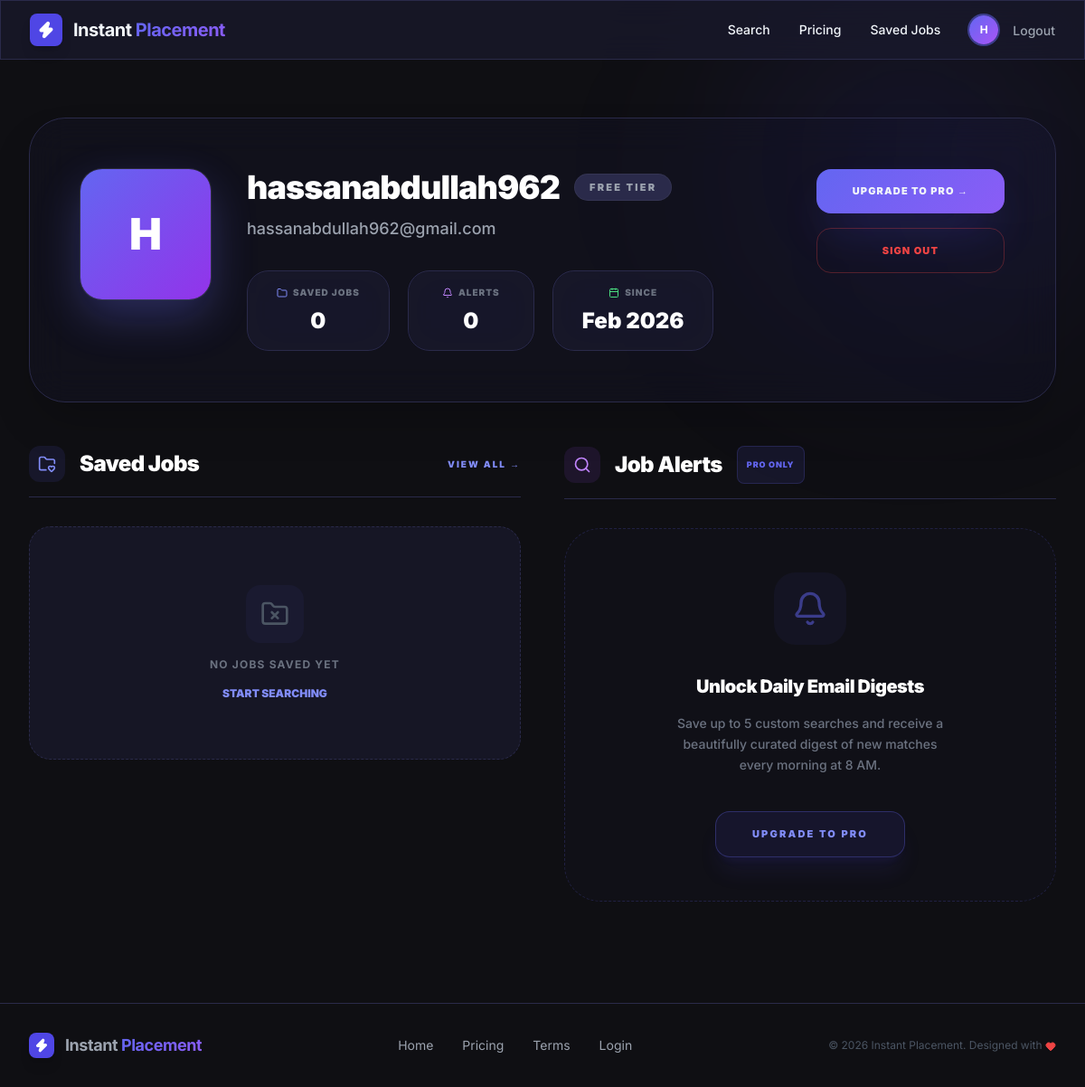
Before: /accounts/profile/ (signed in) with the older database file.
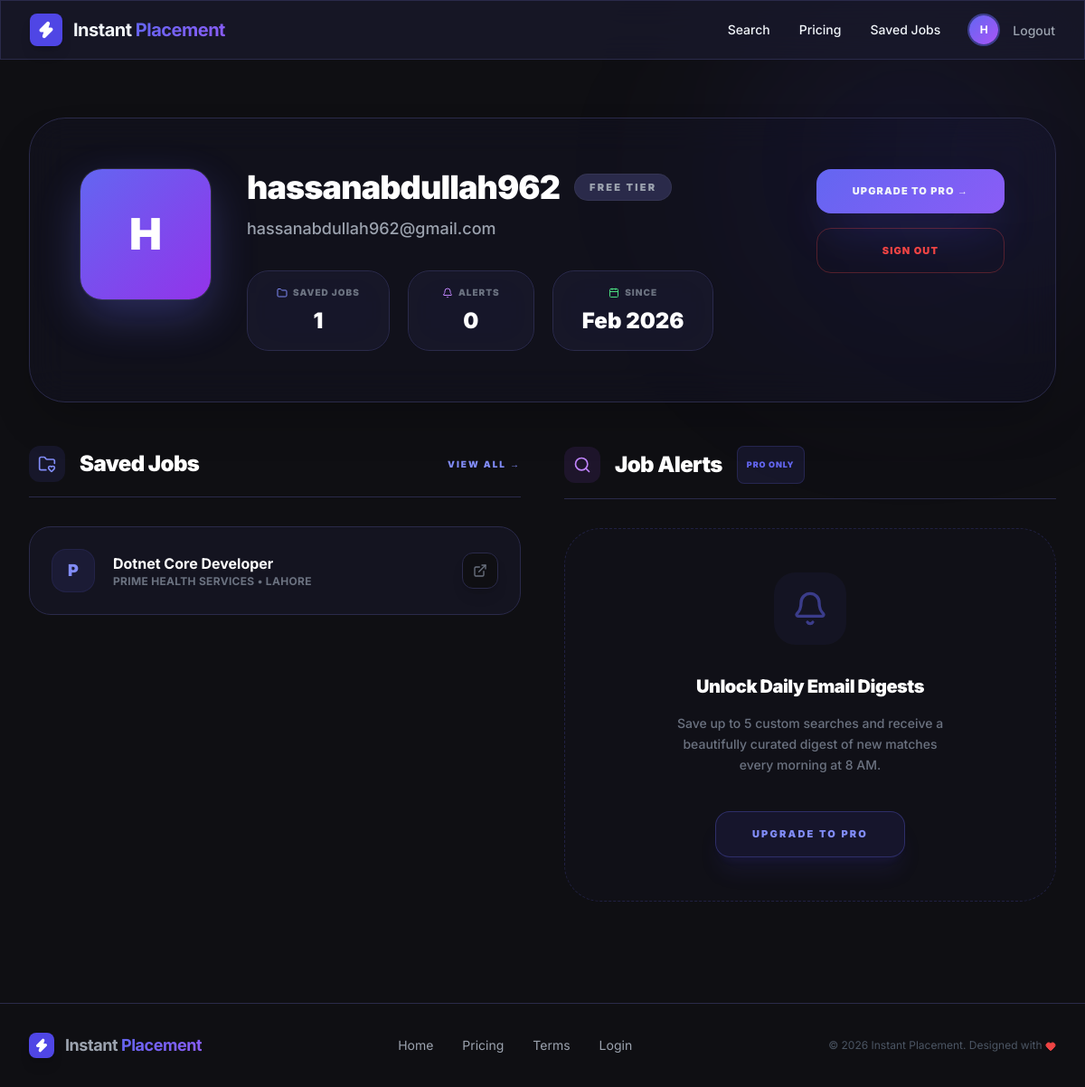
After: the same page with the newer database file.
### jobs/models.py (models this page shows, shortened)
class SavedJob(models.Model):
    user = models.ForeignKey(User, on_delete=models.CASCADE, related_name='saved_jobs')
    job_id = models.CharField(max_length=255)
    title = models.CharField(max_length=255)
    company = models.CharField(max_length=255, blank=True, null=True)
    location = models.CharField(max_length=255, blank=True, null=True)
    url = models.URLField(max_length=1000)
    platform = models.CharField(max_length=100, blank=True, null=True)
    posted_at = models.CharField(max_length=100, blank=True, null=True)
    saved_at = models.DateTimeField(auto_now_add=True)
    class Meta:
        unique_together = ('user', 'job_id')

### accounts/views.py (the view)
# urls.py: path('profile/', views.profile, name='profile'),
@login_required
def profile(request):
    recent_jobs = SavedJob.objects.filter(user=request.user).order_by('-saved_at')[:3]
    return render(request, 'accounts/profile.html', {'recent_jobs': recent_jobs})

### templates/accounts/profile.html (shortened to what the changed rows need)
{% extends 'base.html' %}
{% block content %}
<div class="max-w-7xl mx-auto px-4 sm:px-6 lg:px-8 py-16">
    <div
        class="glass p-10 md:p-14 rounded-[40px] border-[#2a2a4a] mb-12 shadow-2xl relative overflow-hidden bg-[#16162a]/40">
        <div class="flex flex-col md:flex-row items-center md:items-start gap-10">
            <div
                class="w-36 h-36 rounded-3xl bg-gradient-to-br from-indigo-500 to-purple-600 flex items-center justify-center text-white text-5xl font-black shadow-[0_20px_50px_rgba(99,102,241,0.3)] ring-1 ring-white/10 group transform transition-transform hover:rotate-3">
                {{ user.email|slice:":1"|upper }}
            </div>
            <div class="flex-grow text-center md:text-left">
                <div class="flex flex-col md:flex-row md:items-center gap-4 mb-3 justify-center md:justify-start">
                    <h1 class="text-4xl font-black text-white tracking-tight">
                        {{ user.username|default:user.email }}
                    </h1>
                    {% if user.profile.is_pro %}
                    <span
                        class="inline-flex px-4 py-1.5 bg-gradient-to-r from-indigo-500 to-purple-600 rounded-full text-[11px] font-black uppercase tracking-[0.2em] text-white shadow-xl shadow-indigo-600/20 border border-white/10">Pro
                        Member</span>
                    {% else %}
                    <span
                        class="inline-flex px-4 py-1.5 bg-[#2a2a4a] rounded-full text-[11px] font-black uppercase tracking-[0.2em] text-gray-400 border border-white/5">Free
                        Tier</span>
                    {% endif %}
                </div>
                <p class="text-gray-400 text-lg mb-8 font-medium">{{ user.email }}</p>
                <div class="flex flex-wrap gap-5 justify-center md:justify-start">
                    <div
                        class="glass px-8 py-4 rounded-3xl border-[#2a2a4a] text-center min-w-[140px] hover:border-indigo-500/30 transition-colors group">
                        <p
                            class="text-[10px] font-black text-gray-500 uppercase tracking-widest mb-2 flex items-center justify-center">
                            <i data-lucide="folder" class="w-3 h-3 mr-1.5 text-indigo-400"></i>
                            Saved Jobs
                        </p>
                        <p class="text-2xl font-black text-white">{{ user.saved_jobs.count }}</p>
                    </div>
                    <div
                        class="glass px-8 py-4 rounded-3xl border-[#2a2a4a] text-center min-w-[140px] hover:border-indigo-500/30 transition-colors group">
                        <p
                            class="text-[10px] font-black text-gray-500 uppercase tracking-widest mb-2 flex items-center justify-center">
                            <i data-lucide="bell" class="w-3 h-3 mr-1.5 text-purple-400"></i>
                            Alerts
                        </p>
                        <p class="text-2xl font-black text-white">{{ user.saved_searches.count }}</p>
                    </div>
                    <div
                        class="glass px-8 py-4 rounded-3xl border-[#2a2a4a] text-center min-w-[140px] hover:border-indigo-500/30 transition-colors group">
                        <p
                            class="text-[10px] font-black text-gray-500 uppercase tracking-widest mb-2 flex items-center justify-center">
                            <i data-lucide="calendar" class="w-3 h-3 mr-1.5 text-green-400"></i>
                            Since
                        </p>
                        <p class="text-2xl font-black text-white">{{ user.date_joined|date:"M Y" }}</p>
                    </div>
                </div>
            </div>
            <div class="flex flex-col gap-4 w-full md:w-auto">
                {% if user.profile.is_pro %}
                <a href="#" onclick="alert('Billing management coming soon!'); return false;"
                    class="px-8 py-4 rounded-2xl text-[11px] font-black uppercase tracking-widest border border-indigo-500/30 text-indigo-400 hover:bg-indigo-500/10 transition-all text-center">Manage
                    Billing</a>
                {% else %}
                <a href="{% url 'pricing' %}"
                    class="btn-gradient px-10 py-4 rounded-2xl text-[11px] font-black uppercase tracking-widest shadow-2xl shadow-indigo-600/30 text-center hover:scale-[1.03] active:scale-95">Upgrade
                    to Pro →</a>
                {% endif %}
                <form method="post" action="{% url 'account_logout' %}" class="w-full">
                </form>
            </div>
        </div>
    </div>
    <div class="grid grid-cols-1 lg:grid-cols-2 gap-12">
        <div class="space-y-8 animate-fade-in-right">
            <div class="space-y-5">
                {% for job in recent_jobs %}
                <div
                    class="glass p-6 rounded-3xl border-[#2a2a4a] hover:border-indigo-500/40 transition-all group flex items-center justify-between bg-[#1a1a2e]/50">
                    <div class="flex items-center space-x-5">
                        <div
                            class="w-12 h-12 rounded-2xl bg-indigo-500/10 flex items-center justify-center text-indigo-400 font-black text-lg border border-indigo-500/10">
                            {{ job.company|slice:":1"|upper }}
                        </div>
                        <div class="overflow-hidden max-w-[200px] md:max-w-xs">
                            <h4 class="font-bold text-white group-hover:text-indigo-400 transition-colors truncate">
                                {{ job.title }}
                            </h4>
                            <p class="text-xs text-gray-500 font-bold uppercase tracking-wide">
                                {{ job.company }} • {{ job.location }}
                            </p>
                        </div>
                    </div>
                    <div class="flex items-center space-x-3">
                        <a href="{{ job.url }}" target="_blank"
                            class="w-10 h-10 rounded-xl bg-[#0f0f13] flex items-center justify-center text-gray-500 hover:text-white hover:bg-indigo-600 transition-all shadow-lg border border-[#2a2a4a]">
                            <i data-lucide="external-link" class="w-4 h-4"></i>
                        </a>
                    </div>
                </div>
                {% empty %}
                <div
                    class="py-16 flex flex-col items-center glass rounded-3xl border-dashed border-[#2a2a4a] text-center">
                    <div class="w-16 h-16 rounded-2xl bg-indigo-500/5 flex items-center justify-center mb-4">
                        <i data-lucide="folder-x" class="w-8 h-8 text-gray-600"></i>
                    </div>
                    <p class="text-gray-500 font-bold text-xs uppercase tracking-widest">No jobs saved yet</p>
                    <a href="{% url 'home' %}"
                        class="mt-4 text-indigo-400 text-xs font-black uppercase hover:underline">Start Searching</a>
                </div>
                {% endfor %}
            </div>
        </div>
    </div>
</div>
{% endblock %}

### templates/base.html (shortened to what the changed rows need)
{% load static %}
<!DOCTYPE html>
<html lang="en">
<head>
    <script src="https://cdn.tailwindcss.com"></script>
</head>
<body class="min-h-screen flex flex-col overflow-x-hidden">
    <nav class="sticky top-0 z-50 glass border-b border-[#2a2a4a]">
        <div class="max-w-7xl mx-auto px-4 sm:px-6 lg:px-8">
            <div class="flex justify-between h-16 items-center">
                <div class="hidden md:flex items-center space-x-8">
                    {% if user.is_authenticated %}
                    <a href="{% url 'saved_jobs' %}"
                        class="text-sm font-medium hover:text-indigo-400 transition-colors">Saved Jobs</a>
                    <div class="flex items-center space-x-4 ml-4">
                        <a href="{% url 'profile' %}"
                            class="w-8 h-8 rounded-full bg-gradient-to-br from-indigo-500 to-purple-500 flex items-center justify-center font-bold text-white text-xs ring-2 ring-indigo-500/50">
                            {{ user.email|slice:":1"|upper }}
                        </a>
                        <form method="post" action="{% url 'account_logout' %}">
                            <button type="submit"
                                class="text-sm font-medium text-gray-400 hover:text-white transition-colors">Logout</button>
                        </form>
                    </div>
                    {% else %}
                    <a href="{% url 'account_login' %}"
                        class="text-sm font-medium hover:text-indigo-400 text-gray-400 transition-colors">Login</a>
                    <a href="{% url 'account_signup' %}"
                        class="btn-gradient px-6 py-2 rounded-full text-sm font-bold shadow-lg shadow-indigo-500/20">Get
                        Started Free</a>
                    {% endif %}
                </div>
            </div>
        </div>
    </nav>
    <main class="flex-grow">
        {% block content %}{% endblock %}
    </main>
</body>
</html>

Changed rows visible on the page:
added SavedJob: company "P", title "Dotnet Core Developer", company "PRIME HEALTH SERVICES", location "LAHORE"
Other visible differences:
{{ user.saved_jobs.count }}: "0" → "1"
text no longer shown: "NO JOBS SAVED YET START SEARCHING"
